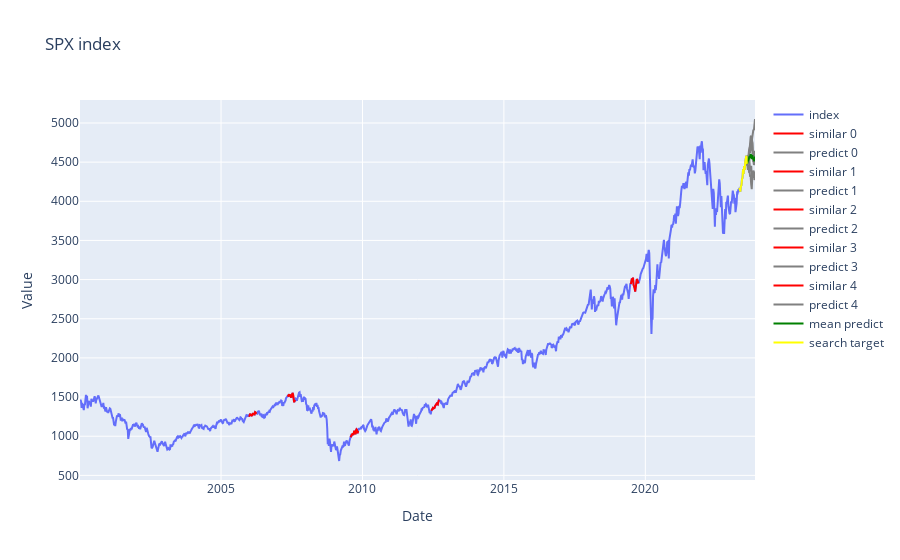
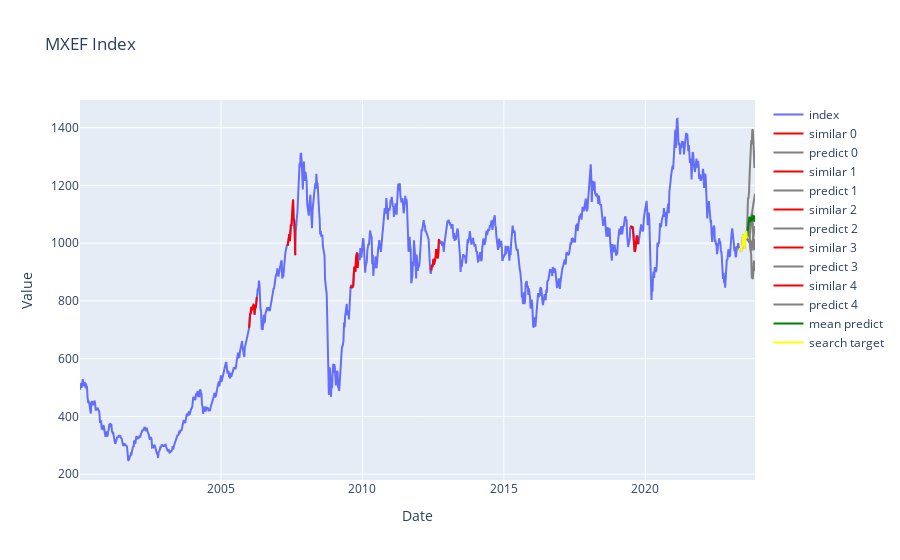
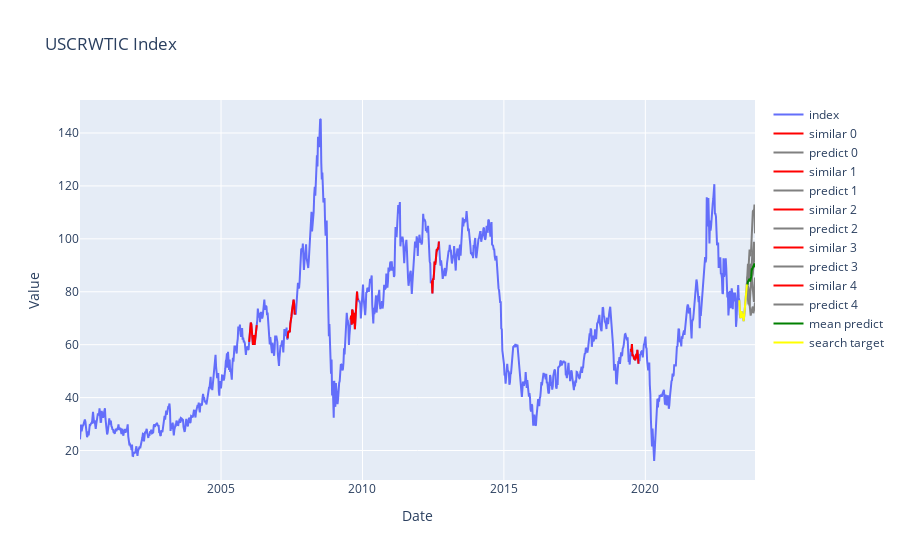
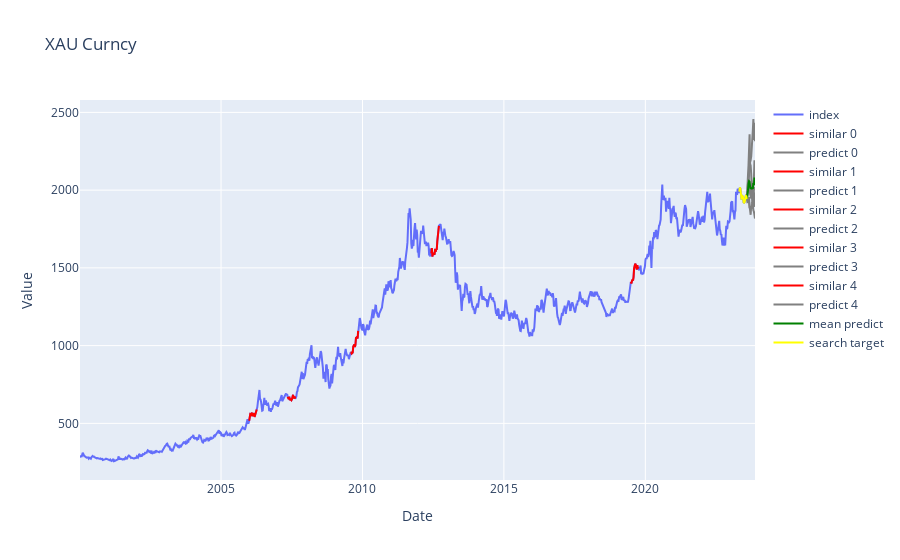

Write notebook code for charts like these, in order.
### Code cell
fix_tsmd = Fix_TSMD(asset_price_list, date_list, asset_pchange_list, p_date_list, asset_name_list, 1216, 14, 5, True)
fix_tsmd.fit()
fix_tsmd.transform(16)
fix_tsmd.plot(True, True)
